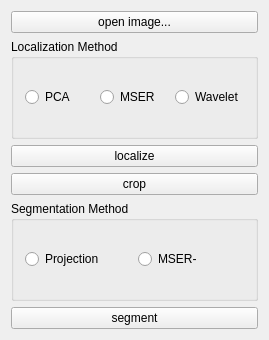
<?xml version="1.0" encoding="UTF-8"?>
<ui version="4.0">
 <class>MainWindow</class>
 <widget class="QMainWindow" name="MainWindow">
  <property name="geometry">
   <rect>
    <x>0</x>
    <y>0</y>
    <width>269</width>
    <height>340</height>
   </rect>
  </property>
  <property name="windowTitle">
   <string>License Plate Recognition</string>
  </property>
  <widget class="QWidget" name="centralWidget">
   <layout class="QVBoxLayout" name="verticalLayout_2">
    <item>
     <widget class="QPushButton" name="btn_openImage">
      <property name="text">
       <string>open image...</string>
      </property>
     </widget>
    </item>
    <item>
     <layout class="QHBoxLayout" name="horizontalLayout">
      <item>
       <widget class="QGroupBox" name="group_localization">
        <property name="title">
         <string>Localization Method</string>
        </property>
        <layout class="QHBoxLayout" name="horizontalLayout_2">
         <item>
          <widget class="QRadioButton" name="radio_pca">
           <property name="text">
            <string>PCA</string>
           </property>
          </widget>
         </item>
         <item>
          <widget class="QRadioButton" name="radio_mser">
           <property name="text">
            <string>MSER</string>
           </property>
          </widget>
         </item>
         <item>
          <widget class="QRadioButton" name="radio_wavelet">
           <property name="text">
            <string>Wavelet</string>
           </property>
          </widget>
         </item>
        </layout>
       </widget>
      </item>
     </layout>
    </item>
    <item>
     <widget class="QPushButton" name="btn_localize">
      <property name="text">
       <string>localize</string>
      </property>
     </widget>
    </item>
    <item>
     <widget class="QPushButton" name="btn_crop">
      <property name="text">
       <string>crop</string>
      </property>
     </widget>
    </item>
    <item>
     <widget class="QGroupBox" name="group_segmentation">
      <property name="title">
       <string>Segmentation Method</string>
      </property>
      <layout class="QHBoxLayout" name="horizontalLayout_3">
       <item>
        <widget class="QRadioButton" name="radio_projection">
         <property name="text">
          <string>Projection</string>
         </property>
        </widget>
       </item>
       <item>
        <widget class="QRadioButton" name="radio_mser_seg">
         <property name="text">
          <string>MSER-</string>
         </property>
        </widget>
       </item>
      </layout>
     </widget>
    </item>
    <item>
     <widget class="QPushButton" name="btn_segment">
      <property name="text">
       <string>segment</string>
      </property>
     </widget>
    </item>
   </layout>
  </widget>
  <widget class="QMenuBar" name="menuBar">
   <property name="geometry">
    <rect>
     <x>0</x>
     <y>0</y>
     <width>269</width>
     <height>21</height>
    </rect>
   </property>
  </widget>
 </widget>
 <layoutdefault spacing="6" margin="11"/>
 <resources/>
 <connections/>
</ui>
